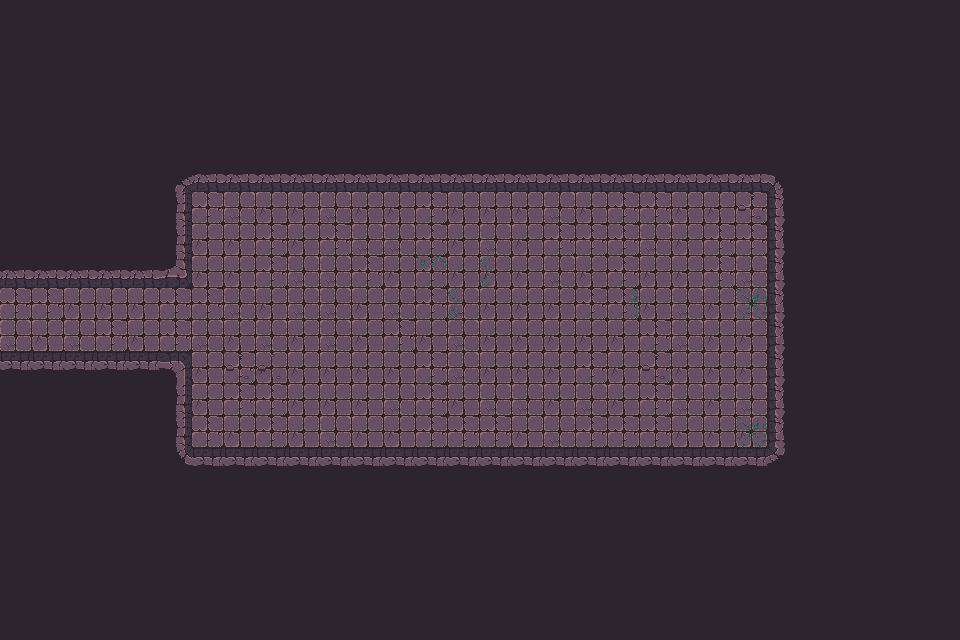

A 2D game scene composited from a Tiled map and its tileset images. What follows is a short description and the map's XML, with every tile layer's data as written:
An orthogonal 30x20 tile map with 32x32 px tiles, 3 tile layers (Walls, Decor, Items), 2 tilesets and 58 objects.

<map version="1.10" tiledversion="1.11.2" orientation="orthogonal" renderorder="right-down" width="30" height="20" tilewidth="32" tileheight="32" infinite="0" nextlayerid="3" nextobjectid="1">
    <tileset firstgid="1" name="Town Tileset" tilewidth="32" tileheight="32" tilecount="64" columns="8">
        <image source="../../../tiles/World H Tileset.png" trans="ff00ff" width="256" height="256" />
        <tile id="4">
            <objectgroup draworder="index" id="2">
                <object id="1" x="0" y="0" width="32" height="32" />
            </objectgroup>
        </tile>
        <tile id="5">
            <objectgroup draworder="index" id="2">
                <object id="1" x="0" y="0" width="32" height="32" />
            </objectgroup>
        </tile>
        <tile id="6">
            <objectgroup draworder="index" id="2">
                <object id="1" x="0" y="0" width="32" height="32" />
            </objectgroup>
        </tile>
        <tile id="7">
            <objectgroup draworder="index" id="2">
                <object id="1" x="0" y="0" width="32" height="32" />
            </objectgroup>
        </tile>
        <tile id="8">
            <objectgroup draworder="index" id="2">
                <object id="1" x="0" y="0" width="32" height="32" />
            </objectgroup>
        </tile>
        <tile id="10">
            <objectgroup draworder="index" id="2">
                <object id="1" x="0" y="32" width="32" height="0" />
            </objectgroup>
        </tile>
        <tile id="11">
            <objectgroup draworder="index" id="2">
                <object id="1" x="0" y="32" width="32" height="0" />
                <object id="2" x="32" y="0" width="0" height="32" />
            </objectgroup>
        </tile>
        <tile id="12">
            <objectgroup draworder="index" id="2">
                <object id="1" x="32" y="0" width="0" height="32" />
            </objectgroup>
        </tile>
        <tile id="13">
            <objectgroup draworder="index" id="2">
                <object id="1" x="0" y="32" width="32" height="0" />
                <object id="2" x="0" y="32" width="32" height="0" />
                <object id="3" x="0" y="0" width="0" height="32" />
            </objectgroup>
        </tile>
        <tile id="14">
            <objectgroup draworder="index" id="2">
                <object id="1" x="0" y="0" width="0" height="32" />
            </objectgroup>
        </tile>
        <tile id="16">
            <objectgroup draworder="index" id="2">
                <object id="1" x="0" y="0" width="32" height="32" />
            </objectgroup>
        </tile>
        <tile id="24">
            <objectgroup draworder="index" id="2">
                <object id="1" x="0" y="0" width="32" height="32" />
            </objectgroup>
        </tile>
    </tileset>
    <tileset firstgid="65" name="Dungeon Crawler Tileset" tilewidth="32" tileheight="32" tilecount="100" columns="10">
        <image source="../../../tiles/Dungeon_Tile.png" trans="" width="320" height="320" />
        <tile id="2">
            <objectgroup draworder="index" id="2">
                <object id="1" x="0" y="0" width="32" height="32" />
            </objectgroup>
        </tile>
        <tile id="3">
            <objectgroup draworder="index" id="2">
                <object id="1" x="0" y="0" width="32" height="32" />
            </objectgroup>
        </tile>
        <tile id="4">
            <objectgroup draworder="index" id="2">
                <object id="1" x="0" y="0" width="32" height="32" />
            </objectgroup>
        </tile>
        <tile id="5">
            <objectgroup draworder="index" id="2">
                <object id="1" x="0" y="0" width="32" height="32" />
            </objectgroup>
        </tile>
        <tile id="6">
            <objectgroup draworder="index" id="2">
                <object id="1" x="0" y="0" width="32" height="32" />
            </objectgroup>
        </tile>
        <tile id="8">
            <objectgroup draworder="index" id="2">
                <object id="1" x="0" y="0" width="32" height="32" />
            </objectgroup>
        </tile>
        <tile id="12">
            <objectgroup draworder="index" id="2">
                <object id="1" x="0" y="0" width="32" height="32" />
            </objectgroup>
        </tile>
        <tile id="13">
            <objectgroup draworder="index" id="2">
                <object id="1" x="0" y="0" width="32" height="32" />
            </objectgroup>
        </tile>
        <tile id="14">
            <objectgroup draworder="index" id="2">
                <object id="1" x="0" y="0" width="32" height="32" />
            </objectgroup>
        </tile>
        <tile id="15">
            <objectgroup draworder="index" id="2">
                <object id="1" x="0" y="0" width="32" height="32" />
            </objectgroup>
        </tile>
        <tile id="16">
            <objectgroup draworder="index" id="2">
                <object id="1" x="0" y="0" width="32" height="32" />
            </objectgroup>
        </tile>
        <tile id="18">
            <objectgroup draworder="index" id="2">
                <object id="1" x="0" y="0" width="32" height="32" />
            </objectgroup>
        </tile>
        <tile id="22">
            <objectgroup draworder="index" id="2">
                <object id="1" x="0" y="0" width="32" height="32" />
            </objectgroup>
        </tile>
        <tile id="23">
            <objectgroup draworder="index" id="2">
                <object id="1" x="0" y="0" width="32" height="32" />
            </objectgroup>
        </tile>
        <tile id="24">
            <objectgroup draworder="index" id="2">
                <object id="1" x="0" y="0" width="32" height="32" />
            </objectgroup>
        </tile>
        <tile id="25">
            <objectgroup draworder="index" id="2">
                <object id="1" x="0" y="0" width="32" height="32" />
            </objectgroup>
        </tile>
        <tile id="26">
            <objectgroup draworder="index" id="2">
                <object id="1" x="0" y="0" width="32" height="32" />
            </objectgroup>
        </tile>
        <tile id="28">
            <objectgroup draworder="index" id="2">
                <object id="1" x="0" y="0" width="32" height="32" />
            </objectgroup>
        </tile>
        <tile id="32">
            <objectgroup draworder="index" id="2">
                <object id="1" x="0" y="0" width="32" height="32" />
            </objectgroup>
        </tile>
        <tile id="33">
            <objectgroup draworder="index" id="2">
                <object id="1" x="0" y="0" width="32" height="32" />
            </objectgroup>
        </tile>
        <tile id="34">
            <objectgroup draworder="index" id="2">
                <object id="1" x="0" y="0" width="32" height="32" />
            </objectgroup>
        </tile>
        <tile id="35">
            <objectgroup draworder="index" id="2">
                <object id="1" x="0" y="0" width="32" height="32" />
            </objectgroup>
        </tile>
        <tile id="36">
            <objectgroup draworder="index" id="2">
                <object id="1" x="0" y="0" width="32" height="32" />
            </objectgroup>
        </tile>
        <tile id="38">
            <objectgroup draworder="index" id="2">
                <object id="1" x="0" y="0" width="32" height="32" />
            </objectgroup>
        </tile>
        <tile id="42">
            <objectgroup draworder="index" id="2">
                <object id="1" x="0" y="0" width="32" height="32" />
            </objectgroup>
        </tile>
        <tile id="43">
            <objectgroup draworder="index" id="2">
                <object id="1" x="0" y="0" width="32" height="32" />
            </objectgroup>
        </tile>
        <tile id="44">
            <objectgroup draworder="index" id="2">
                <object id="1" x="0" y="0" width="32" height="32" />
            </objectgroup>
        </tile>
        <tile id="45">
            <objectgroup draworder="index" id="2">
                <object id="1" x="0" y="0" width="32" height="32" />
            </objectgroup>
        </tile>
        <tile id="46">
            <objectgroup draworder="index" id="2">
                <object id="1" x="0" y="0" width="32" height="32" />
            </objectgroup>
        </tile>
        <tile id="48">
            <objectgroup draworder="index" id="2">
                <object id="1" x="0" y="0" width="32" height="32" />
            </objectgroup>
        </tile>
        <tile id="52">
            <objectgroup draworder="index" id="2">
                <object id="1" x="0" y="0" width="32" height="32" />
            </objectgroup>
        </tile>
        <tile id="53">
            <objectgroup draworder="index" id="2">
                <object id="1" x="0" y="0" width="32" height="32" />
            </objectgroup>
        </tile>
        <tile id="54">
            <objectgroup draworder="index" id="2">
                <object id="1" x="0" y="0" width="32" height="32" />
            </objectgroup>
        </tile>
        <tile id="55">
            <objectgroup draworder="index" id="2">
                <object id="1" x="0" y="0" width="32" height="32" />
            </objectgroup>
        </tile>
        <tile id="56">
            <objectgroup draworder="index" id="2">
                <object id="1" x="0" y="0" width="32" height="32" />
            </objectgroup>
        </tile>
        <tile id="58">
            <objectgroup draworder="index" id="2">
                <object id="1" x="0" y="0" width="32" height="32" />
            </objectgroup>
        </tile>
        <tile id="62">
            <objectgroup draworder="index" id="2">
                <object id="1" x="0" y="0" width="32" height="32" />
            </objectgroup>
        </tile>
        <tile id="63">
            <objectgroup draworder="index" id="2">
                <object id="1" x="0" y="0" width="32" height="32" />
            </objectgroup>
        </tile>
        <tile id="64">
            <objectgroup draworder="index" id="2">
                <object id="1" x="0" y="0" width="32" height="32" />
            </objectgroup>
        </tile>
        <tile id="65">
            <objectgroup draworder="index" id="2">
                <object id="1" x="0" y="0" width="32" height="32" />
            </objectgroup>
        </tile>
        <tile id="66">
            <objectgroup draworder="index" id="2">
                <object id="1" x="0" y="0" width="32" height="32" />
            </objectgroup>
        </tile>
        <tile id="68">
            <objectgroup draworder="index" id="2">
                <object id="1" x="0" y="0" width="32" height="32" />
            </objectgroup>
        </tile>
        <tile id="80">
            <objectgroup draworder="index" id="2">
                <object id="1" x="0" y="0" width="32" height="32" />
            </objectgroup>
        </tile>
    </tileset>
    <layer id="1" name="Walls" width="30" height="20">
        <data encoding="csv">
122,122,122,122,122,122,122,122,122,122,122,122,122,122,122,122,122,122,122,122,122,122,122,122,122,122,122,122,122,122,
122,122,122,122,122,122,122,122,122,122,122,122,122,122,122,122,122,122,122,122,122,122,122,122,122,122,122,122,122,122,
122,122,122,122,122,122,122,122,122,122,122,122,122,122,122,122,122,122,122,122,122,122,122,122,122,122,122,122,122,122,
122,122,122,122,122,122,122,122,122,122,122,122,122,122,122,122,122,122,122,122,122,122,122,122,122,122,122,122,122,122,
122,122,122,122,122,122,122,122,122,122,122,122,122,122,122,122,122,122,122,122,122,122,122,122,122,122,122,122,122,122,
122,122,122,122,122,67,68,68,68,68,68,68,68,68,68,68,68,68,68,68,68,68,68,68,69,122,122,122,122,122,
122,122,122,122,122,77,65,66,75,75,66,75,75,65,75,75,75,66,75,65,65,75,75,65,79,122,122,122,122,122,
122,122,122,122,122,77,75,75,65,75,65,66,66,65,75,66,75,65,65,65,66,75,65,65,79,122,122,122,122,122,
68,68,68,68,68,103,75,75,65,66,66,65,75,65,75,75,75,66,75,65,75,75,65,66,79,122,122,122,122,122,
65,65,75,75,75,65,65,66,75,66,66,75,66,65,66,75,75,75,65,65,75,66,75,66,79,122,122,122,122,122,
66,75,66,65,75,65,66,75,66,75,66,75,65,75,66,75,75,75,75,75,65,66,75,75,79,122,122,122,122,122,
88,88,88,88,88,73,75,65,75,75,75,75,75,65,66,75,75,75,65,75,65,75,75,75,79,122,122,122,122,122,
122,122,122,122,122,77,75,65,65,75,75,75,66,65,75,66,66,75,66,75,65,66,75,66,79,122,122,122,122,122,
122,122,122,122,122,77,65,75,65,75,66,75,75,65,65,65,75,66,65,65,65,75,75,75,79,122,122,122,122,122,
122,122,122,122,122,87,88,88,88,88,88,88,88,88,88,88,88,88,88,88,88,88,88,88,89,122,122,122,122,122,
122,122,122,122,122,122,122,122,122,122,122,122,122,122,122,122,122,122,122,122,122,122,122,122,122,122,122,122,122,122,
122,122,122,122,122,122,122,122,122,122,122,122,122,122,122,122,122,122,122,122,122,122,122,122,122,122,122,122,122,122,
122,122,122,122,122,122,122,122,122,122,122,122,122,122,122,122,122,122,122,122,122,122,122,122,122,122,122,122,122,122,
122,122,122,122,122,122,122,122,122,122,122,122,122,122,122,122,122,122,122,122,122,122,122,122,122,122,122,122,122,122,
122,122,122,122,122,122,122,122,122,122,122,122,122,122,122,122,122,122,122,122,122,122,122,122,122,122,122,122,122,122
        </data>
    </layer>
    <layer id="1" name="Decor" width="30" height="20">
        <data encoding="csv">
133,133,133,133,133,133,133,133,133,133,133,133,133,133,133,133,133,133,133,133,133,133,133,133,133,133,133,133,133,133,
133,133,133,133,133,133,133,133,133,133,133,133,133,133,133,133,133,133,133,133,133,133,133,133,133,133,133,133,133,133,
133,133,133,133,133,133,133,133,133,133,133,133,133,133,133,133,133,133,133,133,133,133,133,133,133,133,133,133,133,133,
133,133,133,133,133,133,133,133,133,133,133,133,133,133,133,133,133,133,133,133,133,133,133,133,133,133,133,133,133,133,
133,133,133,133,133,133,133,133,133,133,133,133,133,133,133,133,133,133,133,133,133,133,133,133,133,133,133,133,133,133,
133,133,133,133,133,133,133,133,133,133,133,133,133,133,133,133,133,133,133,133,133,133,133,133,133,133,133,133,133,133,
133,133,133,133,133,133,133,133,133,133,133,133,133,133,133,133,133,133,133,133,133,133,133,116,133,133,133,133,133,133,
133,133,133,133,133,133,133,133,133,133,133,133,133,133,133,133,133,133,133,133,133,133,133,133,133,133,133,133,133,133,
133,133,133,133,133,133,133,133,133,133,133,133,133,138,133,139,133,133,133,133,133,133,133,133,133,133,133,133,133,133,
133,133,133,133,133,133,133,133,133,133,133,133,133,133,139,133,133,133,133,140,133,133,133,125,133,133,133,133,133,133,
133,133,133,133,133,133,133,133,136,133,133,133,133,133,133,133,133,133,133,133,133,133,133,133,133,133,133,133,133,133,
133,133,133,133,133,133,133,116,116,133,133,133,133,133,133,133,133,133,133,133,116,133,133,133,133,133,133,133,133,133,
133,133,133,133,133,133,133,133,133,133,133,133,133,133,133,133,133,133,133,133,133,133,133,133,133,133,133,133,133,133,
133,133,133,133,133,133,133,133,133,133,133,133,133,133,133,133,133,133,133,133,133,133,133,125,133,133,133,133,133,133,
133,133,133,133,133,133,133,133,133,133,133,133,133,133,133,133,133,133,133,133,133,133,133,133,133,133,133,133,133,133,
133,133,133,133,133,133,133,133,133,133,133,133,133,133,133,133,133,133,133,133,133,133,133,133,133,133,133,133,133,133,
133,133,133,133,133,133,133,133,133,133,133,133,133,133,133,133,133,133,133,133,133,133,133,133,133,133,133,133,133,133,
133,133,133,133,133,133,133,133,133,133,133,133,133,133,133,133,133,133,133,133,133,133,133,133,133,133,133,133,133,133,
133,133,133,133,133,133,133,133,133,133,133,133,133,133,133,133,133,133,133,133,133,133,133,133,133,133,133,133,133,133,
133,133,133,133,133,133,133,133,133,133,133,133,133,133,133,133,133,133,133,133,133,133,133,133,133,133,133,133,133,133
        </data>
    </layer>
    <layer id="1" name="Items" width="30" height="20">
        <data encoding="csv">
133,133,133,133,133,133,133,133,133,133,133,133,133,133,133,133,133,133,133,133,133,133,133,133,133,133,133,133,133,133,
133,133,133,133,133,133,133,133,133,133,133,133,133,133,133,133,133,133,133,133,133,133,133,133,133,133,133,133,133,133,
133,133,133,133,133,133,133,133,133,133,133,133,133,133,133,133,133,133,133,133,133,133,133,133,133,133,133,133,133,133,
133,133,133,133,133,133,133,133,133,133,133,133,133,133,133,133,133,133,133,133,133,133,133,133,133,133,133,133,133,133,
133,133,133,133,133,133,133,133,133,133,133,133,133,133,133,133,133,133,133,133,133,133,133,133,133,133,133,133,133,133,
133,133,133,133,133,133,133,133,133,133,133,133,133,133,133,133,133,133,133,133,133,133,133,133,133,133,133,133,133,133,
133,133,133,133,133,133,133,133,133,133,133,133,133,133,133,133,133,133,133,133,133,133,133,133,133,133,133,133,133,133,
133,133,133,133,133,133,133,133,133,133,133,133,133,133,133,133,133,133,133,133,133,133,133,133,133,133,133,133,133,133,
133,133,133,133,133,133,133,133,133,133,133,133,133,133,133,133,133,133,133,133,133,133,133,133,133,133,133,133,133,133,
133,133,133,133,133,133,133,133,133,133,133,133,133,133,133,133,133,133,133,133,133,133,133,133,133,133,133,133,133,133,
133,133,133,133,133,133,133,133,133,133,133,133,133,133,133,133,133,133,133,133,133,133,133,133,133,133,133,133,133,133,
133,133,133,133,133,133,133,133,133,133,133,133,133,133,133,133,133,133,133,133,133,133,133,133,133,133,133,133,133,133,
133,133,133,133,133,133,133,133,133,133,133,133,133,133,133,133,133,133,133,133,133,133,133,133,133,133,133,133,133,133,
133,133,133,133,133,133,133,133,133,133,133,133,133,133,133,133,133,133,133,133,133,133,133,133,133,133,133,133,133,133,
133,133,133,133,133,133,133,133,133,133,133,133,133,133,133,133,133,133,133,133,133,133,133,133,133,133,133,133,133,133,
133,133,133,133,133,133,133,133,133,133,133,133,133,133,133,133,133,133,133,133,133,133,133,133,133,133,133,133,133,133,
133,133,133,133,133,133,133,133,133,133,133,133,133,133,133,133,133,133,133,133,133,133,133,133,133,133,133,133,133,133,
133,133,133,133,133,133,133,133,133,133,133,133,133,133,133,133,133,133,133,133,133,133,133,133,133,133,133,133,133,133,
133,133,133,133,133,133,133,133,133,133,133,133,133,133,133,133,133,133,133,133,133,133,133,133,133,133,133,133,133,133,
133,133,133,133,133,133,133,133,133,133,133,133,133,133,133,133,133,133,133,133,133,133,133,133,133,133,133,133,133,133
        </data>
    </layer>
</map>
